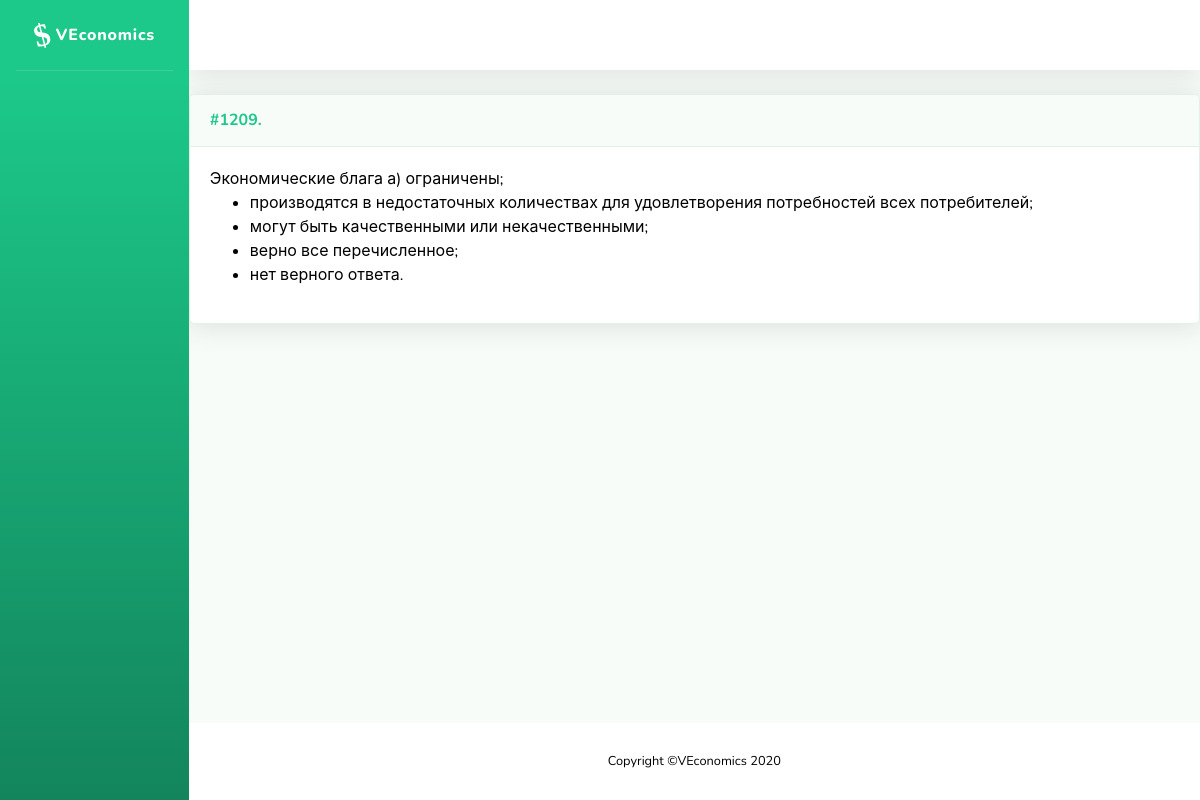
/problems/1209, run on an earlier commit of the app's database.
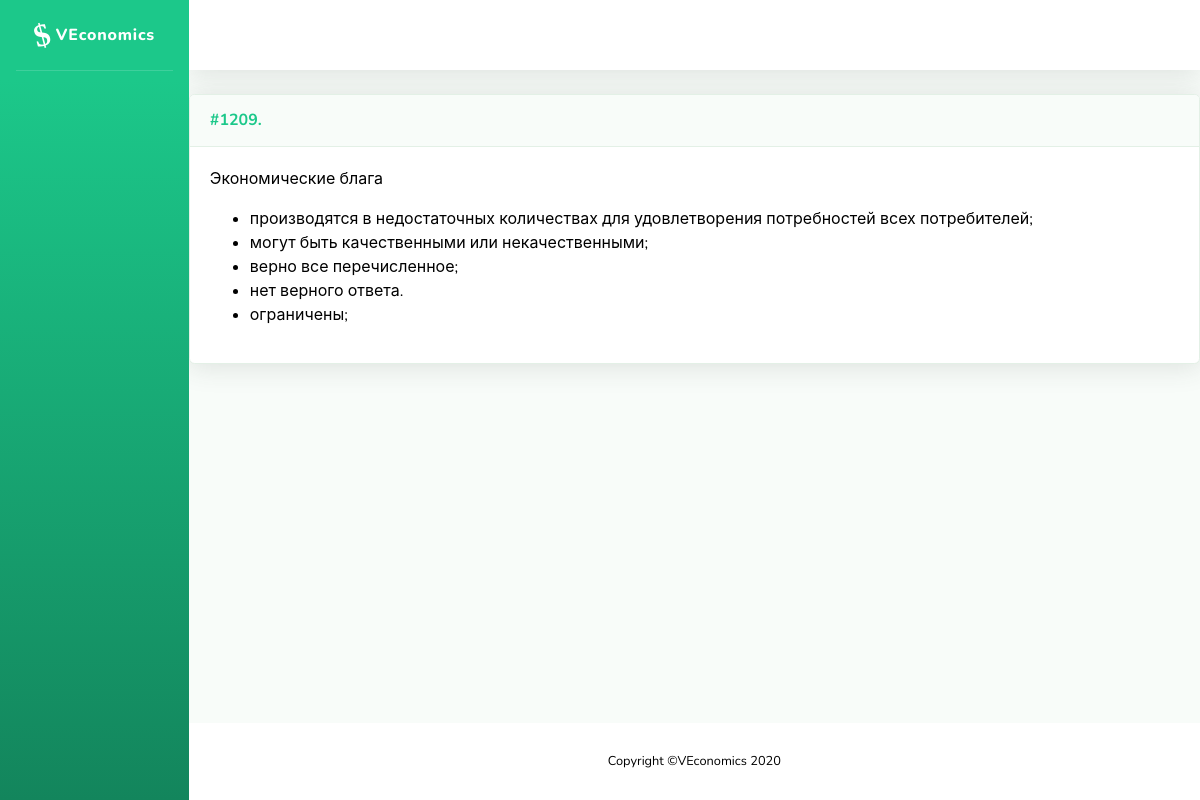
And on a later commit of the database.
### problems/models.py (models this page shows, shortened)
class Problem(models.Model):
    name = models.CharField('Название', max_length=200, blank=True, null=True)
    task = RichTextUploadingField('Условие')
    problem_type = models.IntegerField('Тип задачи', choices=TYPE_CHOICES, blank=False, null=False, default=0)
    short_answer = models.CharField('Ответ (для автоматической проверки)', max_length=200, blank=True)
    yesno_answer = models.IntegerField('Ответ ДА/НЕТ', choices=YESNO_CHOICES, blank=False, default=0)
    solution = RichTextUploadingField('Решение', blank=True)
    hint = RichTextUploadingField('Подсказка', blank=True)
    topics = models.ManyToManyField(Topic, related_name="problems", verbose_name='Темы')
    assignments = models.ManyToManyField(User, through='Assignment', through_fields=['problem', 'person'])
    class Meta:
        ordering = ['id']

class Variant(models.Model):
    text = models.CharField('Вариант ответа', max_length=1000, blank=False)
    right = models.BooleanField('Верный ответ', blank=False, null=False, default=False)
    problem = models.ForeignKey(Problem, verbose_name="Задача", on_delete=models.CASCADE, blank=True, null=True, related_name='variants')
    order = models.IntegerField('Порядковый номер', blank=False, null=False, default=0)
    class Meta:
        verbose_name = 'Ответ'
        verbose_name_plural = 'Ответы'

### problems/views.py (the view)
# urls.py: path('<int:pk>', views.ProblemDetailView.as_view(), name='problem-detail'),
class ProblemDetailView(DetailView):
    model = Problem

### problems/templates/problems/problem_detail.html
{% extends "problems/sb/base.html" %}
{% block content %}
        {% include 'problems/problem.html' %}
{% endblock %}

### problems/templates/problems/problem.html (shortened to what this page needs)
{% autoescape off%}
<div class="problem">
    <div class="card shadow mb-4">
        <div class="problem-header">
            <a name="problem-{{ problem.id }}" class="d-block card-header py-3" role="button" aria-expanded="true" aria-controls="collapse">
                    <h6 class="m-0 font-weight-bold text-primary">
                        <nobr>
                            <div class="problem-id">
                                #{{ problem.id }}.
                            </div>
                        </nobr>
                    </h6>
            </a>
        </div>
        <div class="card-body">
        <div class="collapse show" id="problem-{{ problem.id }}">
            <div class="problem-task">
                {{ problem.task }}
                {% if not problem.submit and not problem.assignment and not problem.form %}
                    {% if problem.variants %}
                        <ul>
                            {% for variant in problem.variants.all %}
                                <li>
                                    {{ variant.text }}
                                </li>
                            {% endfor %}
                        </ul>
                    {% endif %}
                {% endif %}
            </div>
        </div>
    </div>
    </div>
</div>
{% endautoescape %}

What changed in the data, as far as the page shows it:
changed Problem id 1209: task "Экономические блага а) ограничены;" → "Экономические блага"
added Variant: text "ограничены;"
